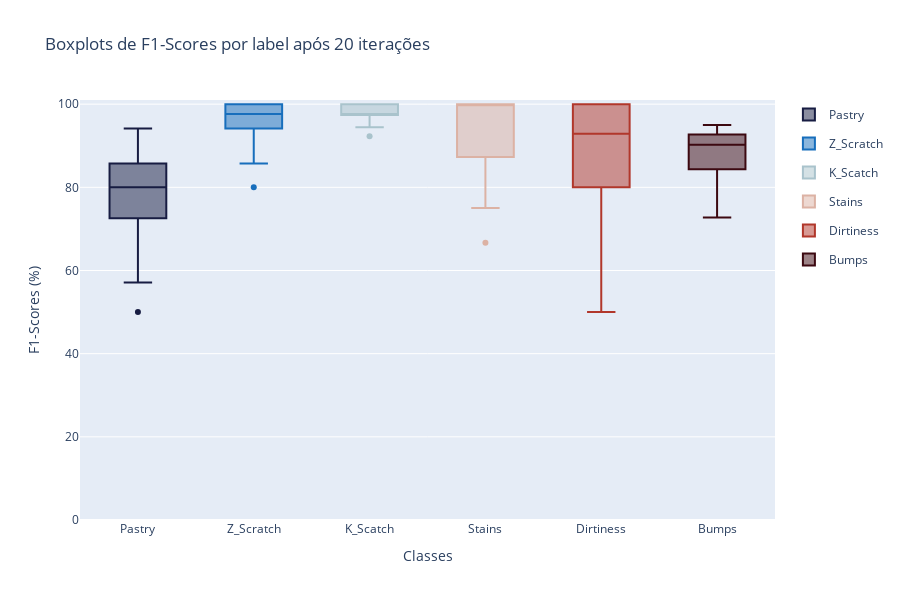

Write notebook code for a chart like this one.
### Code cell
plot_label_metrics(dt_imb_bag_res, 'f1-scores', export=True, filename='dt_imb_bag_f1', path='../figs/metrics')

### Figure 1 — Plotly figure (JSON) as saved in the notebook; plotly's stock layout.template omitted (floating-point values rounded to 4 significant figures)
{"data": [{"legendgroup": "0", "marker": {"color": "rgb(23, 28, 66)"}, "name": "Pastry", "type": "box", "y": [87.5, 85.71, 50, 80, 71.43, 57.14, 77.78, 85.71, 80, 80, 63.16, 87.5, 75, 73.68, 75, 94.12, 80, 93.33, 85.71, 57.14]}, {"legendgroup": "1", "marker": {"color": "rgb(23, 110, 188)"}, "name": "Z_Scratch", "type": "box", "y": [100, 95.24, 100, 100, 94.74, 100, 100, 94.74, 100, 94.12, 80, 94.12, 100, 100, 94.12, 88.89, 100, 88.89, 100, 85.71]}, {"legendgroup": "2", "marker": {"color": "rgb(169, 195, 204)"}, "name": "K_Scatch", "type": "box", "y": [100, 97.3, 94.44, 100, 97.44, 100, 97.44, 100, 95, 92.31, 97.56, 100, 97.44, 97.44, 100, 94.74, 100, 100, 97.44, 100]}, {"legendgroup": "3", "marker": {"color": "rgb(220, 178, 164)"}, "name": "Stains", "type": "box", "y": [100, 100, 66.67, 100, 85.71, 75, 88.89, 100, 100, 100, 100, 100, 100, 100, 85.71, 100, 100, 100, 80, 100]}, {"legendgroup": "4", "marker": {"color": "rgb(177, 55, 43)"}, "name": "Dirtiness", "type": "box", "y": [100, 100, 100, 100, 100, 50, 80, 100, 80, 66.67, 100, 85.71, 75, 80, 100, 100, 80, 100, 80, 80]}, {"legendgroup": "5", "marker": {"color": "rgb(60, 9, 17)"}, "name": "Bumps", "type": "box", "y": [95, 90.48, 72.73, 92.68, 83.72, 81.82, 81.08, 93.33, 90, 92.31, 76.92, 95, 87.18, 92.31, 85, 92.68, 90.48, 92.68, 88.37, 85]}], "layout": {"autosize": true, "height": 600, "title": {"text": "Boxplots de F1-Scores por label após 20 iterações"}, "xaxis": {"title": {"text": "Classes"}}, "yaxis": {"range": [0, 101], "title": {"text": "F1-Scores (%)"}}}}
